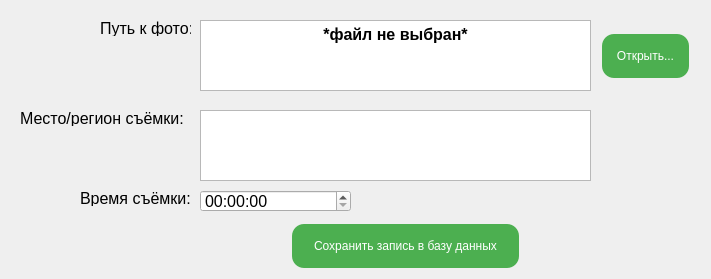
<?xml version="1.0" encoding="UTF-8"?>
<ui version="4.0">
 <class>AddChangePhoto</class>
 <widget class="QMainWindow" name="AddChangePhoto">
  <property name="geometry">
   <rect>
    <x>0</x>
    <y>0</y>
    <width>711</width>
    <height>279</height>
   </rect>
  </property>
  <property name="windowTitle">
   <string>Фото</string>
  </property>
  <property name="windowIcon">
   <iconset>
    <normaloff>icons/logo_vert.png</normaloff>icons/logo_vert.png</iconset>
  </property>
  <property name="styleSheet">
   <string notr="true">QPushButton {
    background-color: #4CAF50;
    border: none;
    color: #fff;
    padding: 14px;
    text-align: center;
    text-decoration: none;
    display: inline-block;
    font-size: 12px;
    margin: 4px 2px;
	border-radius: 12px;
}

QPushButton:hover {
	background-color: #3e8e41
}</string>
  </property>
  <widget class="QWidget" name="centralwidget">
   <widget class="QLabel" name="PathLabel">
    <property name="geometry">
     <rect>
      <x>100</x>
      <y>20</y>
      <width>91</width>
      <height>16</height>
     </rect>
    </property>
    <property name="font">
     <font>
      <pointsize>12</pointsize>
      <italic>false</italic>
     </font>
    </property>
    <property name="text">
     <string>Путь к фото:</string>
    </property>
   </widget>
   <widget class="QPushButton" name="PathBrowseBtn">
    <property name="geometry">
     <rect>
      <x>600</x>
      <y>30</y>
      <width>91</width>
      <height>52</height>
     </rect>
    </property>
    <property name="font">
     <font>
      <pointsize>-1</pointsize>
      <underline>false</underline>
      <strikeout>false</strikeout>
     </font>
    </property>
    <property name="text">
     <string>Открыть...</string>
    </property>
   </widget>
   <widget class="QTextEdit" name="PathTEdit">
    <property name="geometry">
     <rect>
      <x>200</x>
      <y>20</y>
      <width>391</width>
      <height>71</height>
     </rect>
    </property>
    <property name="sizePolicy">
     <sizepolicy hsizetype="Expanding" vsizetype="Expanding">
      <horstretch>0</horstretch>
      <verstretch>0</verstretch>
     </sizepolicy>
    </property>
    <property name="readOnly">
     <bool>true</bool>
    </property>
    <property name="html">
     <string>&lt;!DOCTYPE HTML PUBLIC &quot;-//W3C//DTD HTML 4.0//EN&quot; &quot;http://www.w3.org/TR/REC-html40/strict.dtd&quot;&gt;
&lt;html&gt;&lt;head&gt;&lt;meta name=&quot;qrichtext&quot; content=&quot;1&quot; /&gt;&lt;meta charset=&quot;utf-8&quot; /&gt;&lt;style type=&quot;text/css&quot;&gt;
p, li { white-space: pre-wrap; }
&lt;/style&gt;&lt;/head&gt;&lt;body style=&quot; font-family:'Segoe UI'; font-size:9pt; font-weight:400; font-style:normal;&quot;&gt;
&lt;p align=&quot;center&quot; style=&quot; margin-top:0px; margin-bottom:0px; margin-left:0px; margin-right:0px; -qt-block-indent:0; text-indent:0px;&quot;&gt;&lt;span style=&quot; font-size:12pt; font-weight:700;&quot;&gt;*файл не выбран*&lt;/span&gt;&lt;/p&gt;&lt;/body&gt;&lt;/html&gt;</string>
    </property>
   </widget>
   <widget class="QTimeEdit" name="timeEdit">
    <property name="geometry">
     <rect>
      <x>200</x>
      <y>190</y>
      <width>151</width>
      <height>22</height>
     </rect>
    </property>
    <property name="font">
     <font>
      <pointsize>12</pointsize>
     </font>
    </property>
    <property name="displayFormat">
     <string>HH:mm:ss</string>
    </property>
    <property name="calendarPopup">
     <bool>false</bool>
    </property>
   </widget>
   <widget class="QLabel" name="RegionLabel">
    <property name="geometry">
     <rect>
      <x>20</x>
      <y>110</y>
      <width>171</width>
      <height>16</height>
     </rect>
    </property>
    <property name="font">
     <font>
      <pointsize>12</pointsize>
      <italic>false</italic>
     </font>
    </property>
    <property name="text">
     <string>Место/регион съёмки:</string>
    </property>
   </widget>
   <widget class="QLabel" name="TimeLabel">
    <property name="geometry">
     <rect>
      <x>80</x>
      <y>190</y>
      <width>111</width>
      <height>16</height>
     </rect>
    </property>
    <property name="font">
     <font>
      <pointsize>12</pointsize>
      <italic>false</italic>
     </font>
    </property>
    <property name="text">
     <string>Время съёмки:</string>
    </property>
   </widget>
   <widget class="QTextEdit" name="RegionTEdit">
    <property name="geometry">
     <rect>
      <x>200</x>
      <y>110</y>
      <width>391</width>
      <height>71</height>
     </rect>
    </property>
    <property name="sizePolicy">
     <sizepolicy hsizetype="Expanding" vsizetype="Expanding">
      <horstretch>0</horstretch>
      <verstretch>0</verstretch>
     </sizepolicy>
    </property>
    <property name="font">
     <font>
      <pointsize>12</pointsize>
     </font>
    </property>
    <property name="html">
     <string>&lt;!DOCTYPE HTML PUBLIC &quot;-//W3C//DTD HTML 4.0//EN&quot; &quot;http://www.w3.org/TR/REC-html40/strict.dtd&quot;&gt;
&lt;html&gt;&lt;head&gt;&lt;meta name=&quot;qrichtext&quot; content=&quot;1&quot; /&gt;&lt;meta charset=&quot;utf-8&quot; /&gt;&lt;style type=&quot;text/css&quot;&gt;
p, li { white-space: pre-wrap; }
&lt;/style&gt;&lt;/head&gt;&lt;body style=&quot; font-family:'Segoe UI'; font-size:12pt; font-weight:400; font-style:normal;&quot;&gt;
&lt;p style=&quot;-qt-paragraph-type:empty; margin-top:0px; margin-bottom:0px; margin-left:0px; margin-right:0px; -qt-block-indent:0; text-indent:0px;&quot;&gt;&lt;br /&gt;&lt;/p&gt;&lt;/body&gt;&lt;/html&gt;</string>
    </property>
   </widget>
   <widget class="QPushButton" name="AddPhotoBtn">
    <property name="geometry">
     <rect>
      <x>290</x>
      <y>220</y>
      <width>231</width>
      <height>52</height>
     </rect>
    </property>
    <property name="font">
     <font>
      <pointsize>-1</pointsize>
      <underline>false</underline>
      <strikeout>false</strikeout>
     </font>
    </property>
    <property name="text">
     <string>Сохранить запись в базу данных</string>
    </property>
   </widget>
  </widget>
 </widget>
 <resources/>
 <connections/>
</ui>
